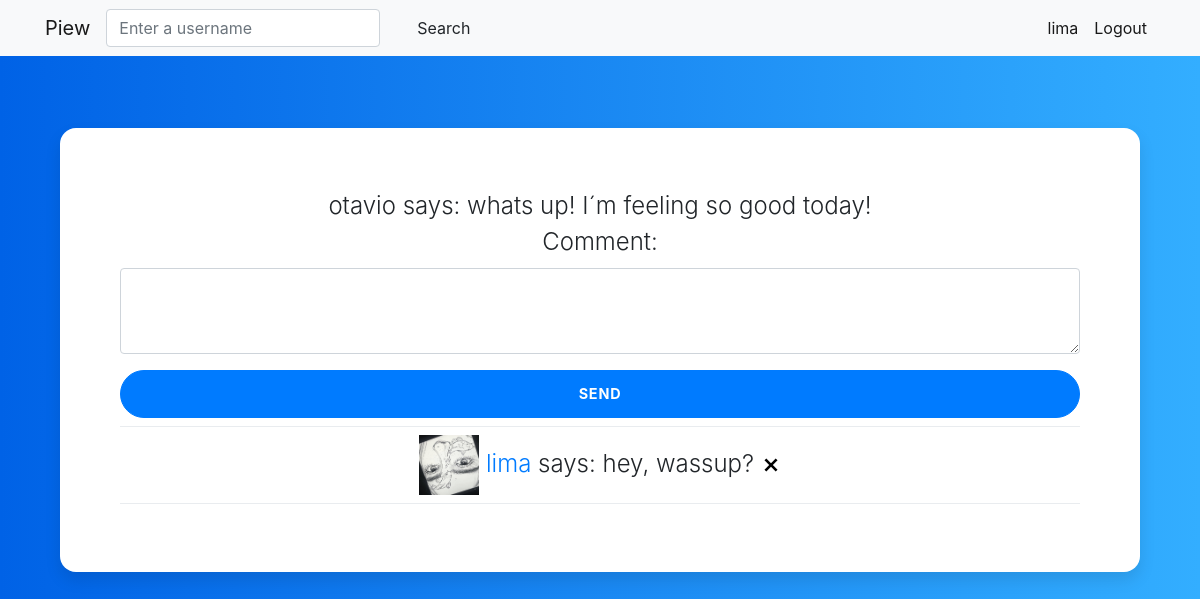
Page /comment/7 (signed in) on the committed database.
### core/models.py (models this page shows, shortened)
class User(AbstractBaseUser):
    email = models.EmailField(
        verbose_name='email address',
        max_length=255,
        unique=True,
    )
    username = models.name = models.CharField(max_length=20, unique=True)
    followers = models.ManyToManyField('self', related_name="followers")
    following = models.ManyToManyField('self', related_name="following")
    followers_counter = models.IntegerField(default=0)
    following_counter = models.IntegerField(default=0)
    image = models.ForeignKey(Avatar, on_delete=models.SET_NULL, null=True)
    active = models.BooleanField(default=True)
    staff = models.BooleanField(default=False) # a admin user; non super-user
    admin = models.BooleanField(default=False) # a superuser
    USERNAME_FIELD = 'username'
    REQUIRED_FIELDS = ['email'] # Email & Password are required by default.
    @property
    def is_active(self):
        return self.active
    objects = UserManager()

class Piew(models.Model):
    user = models.ForeignKey(User, on_delete=models.CASCADE)
    content = models.CharField(max_length=200)
    image = models.ImageField(upload_to="photos/", blank=True, null=True)
    likes = models.ManyToManyField(User, related_name="likes", blank=True)
    like_counter = models.IntegerField(default=0)
    created_at = models.DateTimeField(auto_now_add=True)

class Comment(models.Model):
    piew = models.ForeignKey(Piew, on_delete=models.CASCADE)
    user = models.ForeignKey(User, on_delete=models.CASCADE)
    content = models.CharField(max_length=200)
    created_at = models.DateTimeField(auto_now_add=True)

class Avatar(models.Model):
    image = models.ImageField(upload_to="avatar/")

### core/views.py (the view)
# urls.py: path("comment/<int:id>", views.comment, name="comment"),
def comment(request, id):
    try:
        piew = Piew.objects.get(pk=id)
    except Piew.DoesNotExist:
        return HttpResponseRedirect(reverse("index"))
    if request.POST:
        content = request.POST.get("comment")
        comment = Comment(piew=piew, user=request.user, content=content)
        comment.save()
    context = {
        "comments": Comment.objects.all().filter(piew=piew).order_by("-created_at"),
        "piew": piew
    }
    return render(request, "core/comments.html", context)

### core/templates/core/comments.html (shortened to what this page needs)
{% extends 'core/layout.html' %}
{% load static %}
{% block style %}
    <link rel="stylesheet" href="{% static "core/css/index.css" %}">
{% endblock style %}
{% block  body %}
    <nav class="navbar navbar-expand-lg navbar-light bg-light">
    <div class="container">
        <a class="navbar-brand" href="{% url 'index' %}">Piew</a>
        <form class="form-inline" action="{% url 'search' %}" method="POST">
            <div class="md-form my-0">
                <input name="ss" class="form-control mr-sm-2" type="text" placeholder="Enter a username">
            </div>
            <button class="btn btn-outline-white btn-md my-2 my-sm-0 ml-3" type="submit">Search</button>
        </form>
        <div class="collapse navbar-collapse" id="navbarSupportedContent">
        <ul class="navbar-nav ml-auto">
            <li class="nav-item active">
            <a class="nav-link" href="{% url 'user' user.id %}">{{user.username}}</a>
            </li>
            <li class="nav-item active">
            <a class="nav-link" href="{% url 'logout' %}">Logout</a>
            </li>
        </ul>
        </div>
    </div>
    </nav>
    <br>
    <br>
    <br>
    <center>
        <div class="card-signin center-align">
            <div class="piew">
                <spam class="name">{{piew.user.username}} says: </spam>
                <spam>{{piew.content}}</spam>
            </div>
            <form id="form" action="{% url 'comment' piew.id %}" method="POST">
                <div class="form-group">
                <label for="exampleFormControlTextarea1">Comment:</label>
                <textarea name="comment" class="form-control" id="content" rows="3" maxlength="200"></textarea>
                </div>
                <button class="btn btn-lg btn-primary btn-block btn-login text-uppercase font-weight-bold mb-2" type="submit">send</button>
            </form>
            {% if comments %}
                <div class="dropdown-divider"></div>
                {% for comment in comments %}
                    <div class="piew">
                    <img src="{{MEDIA_URL}}{{comment.user.image.image.url}}" height="60" width="60"/>
                        <spam class="name"><a href="{% url 'user' comment.user.id %}">{{comment.user.username}}</a> says: </spam>
                        <spam>{{comment.content}}</spam>
                        {% if user == comment.user %}
                            <a href="{% url 'delete_comment' comment.id %}"><img src="{% static "core/x_106506.svg" %}" width="20" height="20"></img></a>
                        {% endif %}
                    </div>
                    <div class="dropdown-divider"></div>
                {% endfor %}
            {% endif %}
        </div>
    </center>
{% endblock body %}

### core/static/core/css/index.css (style rules this page uses)
body { background: #007bff; background: linear-gradient(to right, #0062E6, #33AEFF); padding: 0%; padding-top: 0%; }
.card-signin { border: 0; border-radius: 1rem; box-shadow: 0 0.5rem 1rem 0 rgba(0, 0, 0, 0.1); overflow: hidden; margin-bottom: 2rem; font-weight: 300; font-size: 1.5rem; width: 90%; align-self: center; background-color:#FFF; align-items: center; padding: 5%; }
#content { width: 100%; align-self: center; }
#form { align-self: center; }
.btn-login { font-size: 0.9rem; letter-spacing: 0.05rem; padding: 0.75rem 1rem; border-radius: 2rem; }

### rows in the picture
User: username "lima"
Piew: user.username "otavio", content "whats up! I´m feeling so good today!"
Comment: user.image.image (picture), user.username "lima", content "hey, wassup?"
